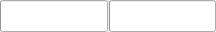
<?xml version="1.0" encoding="UTF-8"?>
<ui version="4.0">
 <class>FloatingWindow</class>
 <widget class="QWidget" name="FloatingWindow">
  <property name="geometry">
   <rect>
    <x>0</x>
    <y>0</y>
    <width>216</width>
    <height>32</height>
   </rect>
  </property>
  <property name="sizePolicy">
   <sizepolicy hsizetype="Expanding" vsizetype="Expanding">
    <horstretch>0</horstretch>
    <verstretch>0</verstretch>
   </sizepolicy>
  </property>
  <property name="windowTitle">
   <string>Form</string>
  </property>
  <layout class="QHBoxLayout" name="horizontalLayout" stretch="1,1">
   <property name="spacing">
    <number>1</number>
   </property>
   <property name="leftMargin">
    <number>0</number>
   </property>
   <property name="topMargin">
    <number>0</number>
   </property>
   <property name="rightMargin">
    <number>0</number>
   </property>
   <property name="bottomMargin">
    <number>0</number>
   </property>
   <item>
    <widget class="QProgressBar" name="B_time">
     <property name="sizePolicy">
      <sizepolicy hsizetype="Expanding" vsizetype="Expanding">
       <horstretch>0</horstretch>
       <verstretch>0</verstretch>
      </sizepolicy>
     </property>
     <property name="value">
      <number>0</number>
     </property>
     <property name="textVisible">
      <bool>false</bool>
     </property>
    </widget>
   </item>
   <item>
    <widget class="QProgressBar" name="B_drink">
     <property name="sizePolicy">
      <sizepolicy hsizetype="Expanding" vsizetype="Expanding">
       <horstretch>0</horstretch>
       <verstretch>0</verstretch>
      </sizepolicy>
     </property>
     <property name="value">
      <number>0</number>
     </property>
     <property name="textVisible">
      <bool>false</bool>
     </property>
    </widget>
   </item>
  </layout>
 </widget>
 <resources/>
 <connections/>
</ui>
